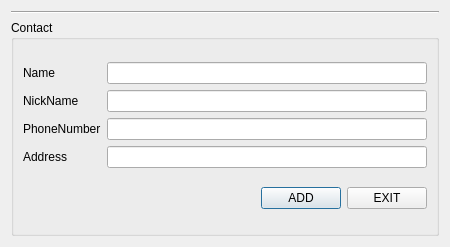
<?xml version="1.0" encoding="UTF-8"?>
<ui version="4.0">
 <class>ContactDialog</class>
 <widget class="QDialog" name="ContactDialog">
  <property name="geometry">
   <rect>
    <x>0</x>
    <y>0</y>
    <width>450</width>
    <height>247</height>
   </rect>
  </property>
  <property name="windowTitle">
   <string>Dialog</string>
  </property>
  <layout class="QGridLayout" name="gridLayout_2">
   <item row="0" column="0">
    <widget class="Line" name="line">
     <property name="orientation">
      <enum>Qt::Horizontal</enum>
     </property>
    </widget>
   </item>
   <item row="1" column="0">
    <widget class="QGroupBox" name="groupBox">
     <property name="title">
      <string>Contact</string>
     </property>
     <layout class="QGridLayout" name="gridLayout_3">
      <item row="0" column="0" colspan="3">
       <layout class="QGridLayout" name="gridLayout">
        <item row="0" column="0">
         <widget class="QLabel" name="CName">
          <property name="text">
           <string>Name</string>
          </property>
          <property name="buddy">
           <cstring>ContactNAME</cstring>
          </property>
         </widget>
        </item>
        <item row="3" column="1">
         <widget class="QLineEdit" name="ContactADDRESS"/>
        </item>
        <item row="0" column="1">
         <widget class="QLineEdit" name="ContactNAME"/>
        </item>
        <item row="1" column="0">
         <widget class="QLabel" name="CNick">
          <property name="text">
           <string>NickName</string>
          </property>
          <property name="buddy">
           <cstring>ContactNICKNAME</cstring>
          </property>
         </widget>
        </item>
        <item row="1" column="1">
         <widget class="QLineEdit" name="ContactNICKNAME"/>
        </item>
        <item row="3" column="0">
         <widget class="QLabel" name="CAddress">
          <property name="text">
           <string>Address</string>
          </property>
          <property name="buddy">
           <cstring>ContactADDRESS</cstring>
          </property>
         </widget>
        </item>
        <item row="2" column="0">
         <widget class="QLabel" name="CPhoneNum">
          <property name="text">
           <string>PhoneNumber</string>
          </property>
          <property name="buddy">
           <cstring>ContactPHONENUM</cstring>
          </property>
         </widget>
        </item>
        <item row="2" column="1">
         <widget class="QLineEdit" name="ContactPHONENUM"/>
        </item>
       </layout>
      </item>
      <item row="1" column="0">
       <spacer name="horizontalSpacer">
        <property name="orientation">
         <enum>Qt::Horizontal</enum>
        </property>
        <property name="sizeHint" stdset="0">
         <size>
          <width>715</width>
          <height>20</height>
         </size>
        </property>
       </spacer>
      </item>
      <item row="1" column="1">
       <widget class="QPushButton" name="ContactADD">
        <property name="text">
         <string>ADD</string>
        </property>
       </widget>
      </item>
      <item row="1" column="2">
       <widget class="QPushButton" name="ContactEXIT">
        <property name="text">
         <string>EXIT</string>
        </property>
       </widget>
      </item>
     </layout>
    </widget>
   </item>
  </layout>
 </widget>
 <tabstops>
  <tabstop>ContactNAME</tabstop>
  <tabstop>ContactNICKNAME</tabstop>
  <tabstop>ContactPHONENUM</tabstop>
  <tabstop>ContactADDRESS</tabstop>
 </tabstops>
 <resources/>
 <connections/>
</ui>
